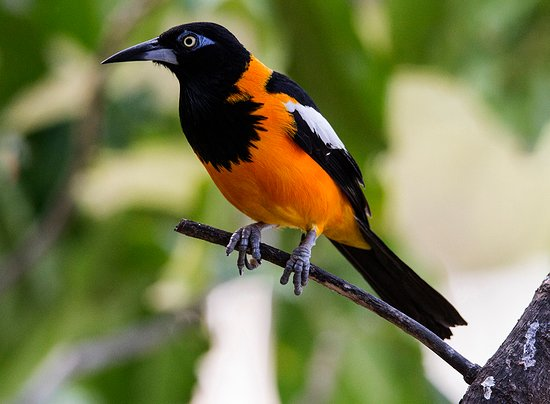
#> input picture data/images/troupial.jpg, 550 x 404 px
$ python translate.py
#> lines starting #> are read from the running program, lines starting #| are printed output that depends on the picture
"""_summary_

Translate images i.e. shift them right, left, top, bottom or the combination of the 2 in the 2D plane

Translation makes use of a concept called warping. Given a set of co-ordinates (x1,y1), warping maps them to new co-ordinates (x2, y2)
The matrix used for translation is somewhat like this:
		T = [[1, 0, shiftX],
		     [0, 1, shiftY]]

In the above 2x3 matrix, the shiftX and shiftY parameters control how the image is translated in the 2D plane
1. -ve shiftX values: translate an image to the left in the 2D plane
2. +ve shiftX values: translate an image to the right in the 2D plane
3. -ve shiftY values: translate an image to the top in the 2D plane
4. +ve shiftY values: translate an image to the bottom in the 2D plane

A combination of above moves images in top-left, top-right, bottom-left, bottom-right locations or simply linearly across all 4 directions
"""

__maintainer__ = "Nikunj Lad"

# importing relevant libraries
import cv2, argparse, sys
import numpy as np

# parse command-line arguments
ag = argparse.ArgumentParser()
ag.add_argument("-i", "--image", type=str, default="../../data/images/troupial.jpg", help="path to input image")
args = vars(ag.parse_args())

# read the input image
image = cv2.imread(args["image"])
#> image is the input picture: shape (404, 550, 3); mean B, G, R 80.5, 124.3, 121.3
cv2.imshow("original", image)

# create a translational matrix to translate image to 25 pixels on the right and 50 pixels to the top
M = np.float32([[1, 0, 25], [0, 1, -50]])
shifted = cv2.warpAffine(image, M, (image.shape[1], image.shape[0]))
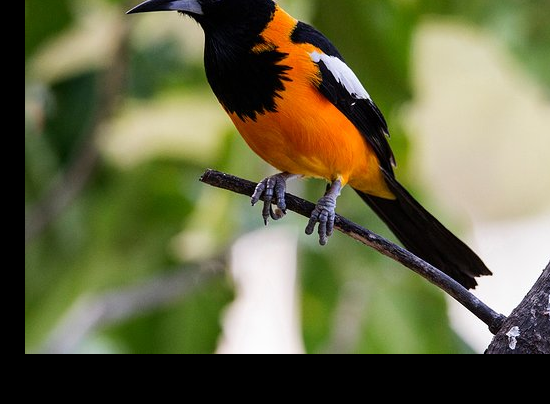
#> shifted: shape (404, 550, 3); mean B, G, R 70, 104.8, 104.3
cv2.imshow("Shifted to the top-right", shifted)

# create another translational matrix to translate to 50 pixels to left and 90 pixels to the bottom
M = np.float32([[1, 0, -50], [0, 1, 90]])
shifted = cv2.warpAffine(image, M, (image.shape[1], image.shape[0]))
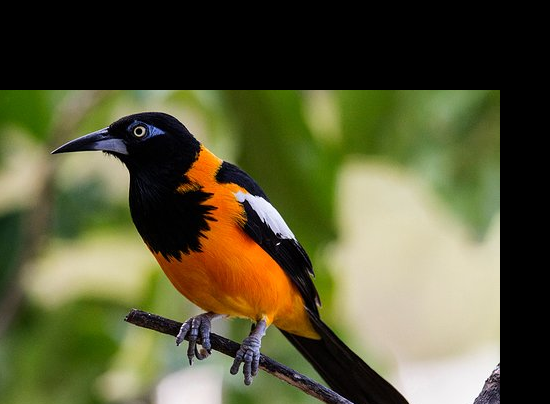
#> shifted: shape (404, 550, 3); mean B, G, R 55.1, 87.8, 88.3
cv2.imshow("Shifted to the bottom-left", shifted)
cv2.waitKey(0)
cv2.destroyAllWindows()
sys.exit(0)
#> (the program exits here)

$ run again, with data/images/andy.jpg copied over data/images/troupial.jpg
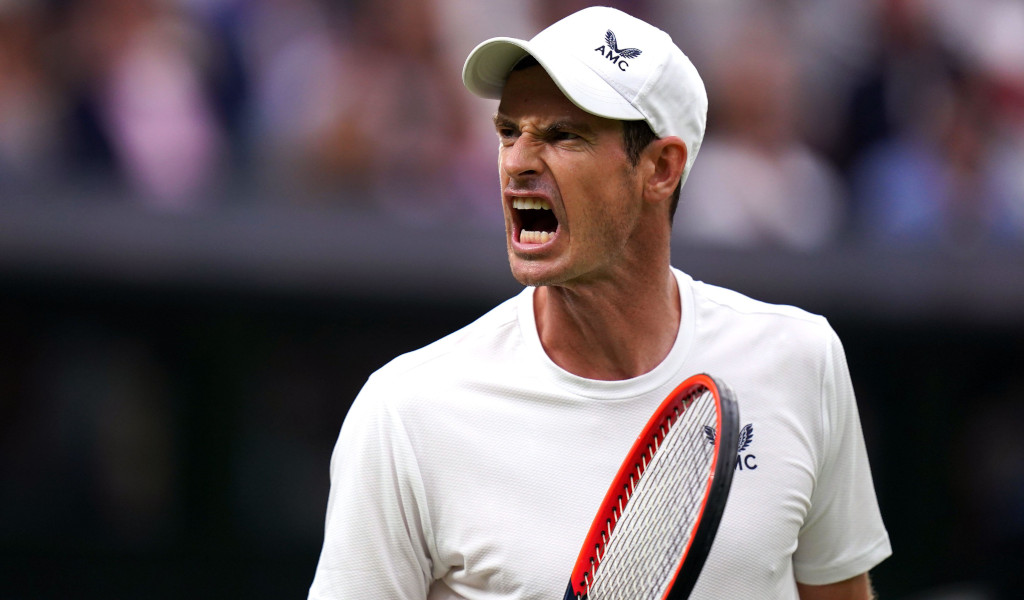
#> input picture data/images/andy.jpg, 1024 x 600 px
#> image is the input picture: shape (600, 1024, 3); mean B, G, R 98.2, 93, 103.6
#> `shifted = cv2.warpAffine(image, M, (image.shape[1], image.shape[0]))`:
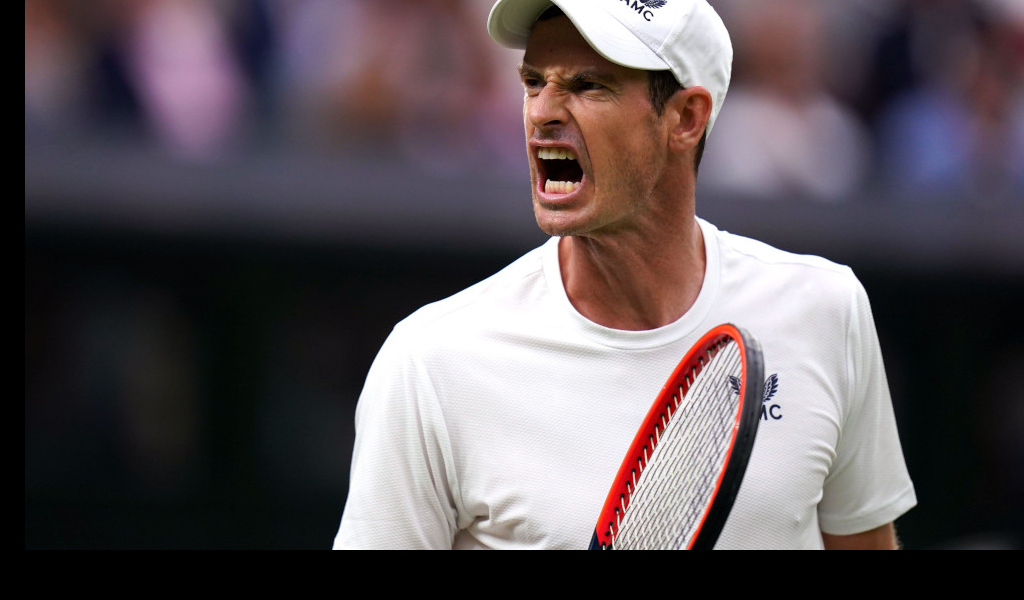
#> shifted: shape (600, 1024, 3); mean B, G, R 87.6, 83.4, 92.2
#> `shifted = cv2.warpAffine(image, M, (image.shape[1], image.shape[0]))`:
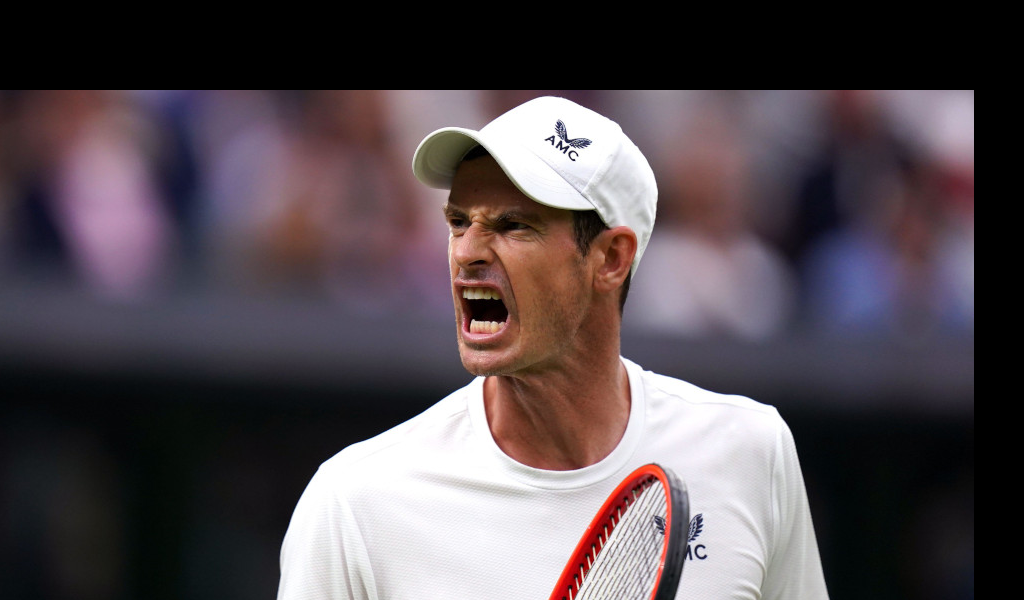
#> shifted: shape (600, 1024, 3); mean B, G, R 81, 76, 85.6

$ run again, with data/images/sunset.jpg copied over data/images/troupial.jpg
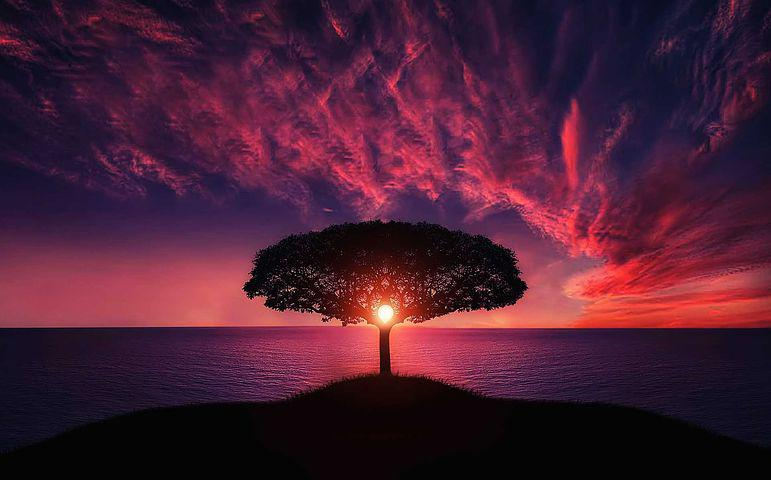
#> input picture data/images/sunset.jpg, 771 x 480 px
#> image is the input picture: shape (480, 771, 3); mean B, G, R 51.4, 30.4, 73.7
#> `shifted = cv2.warpAffine(image, M, (image.shape[1], image.shape[0]))`:
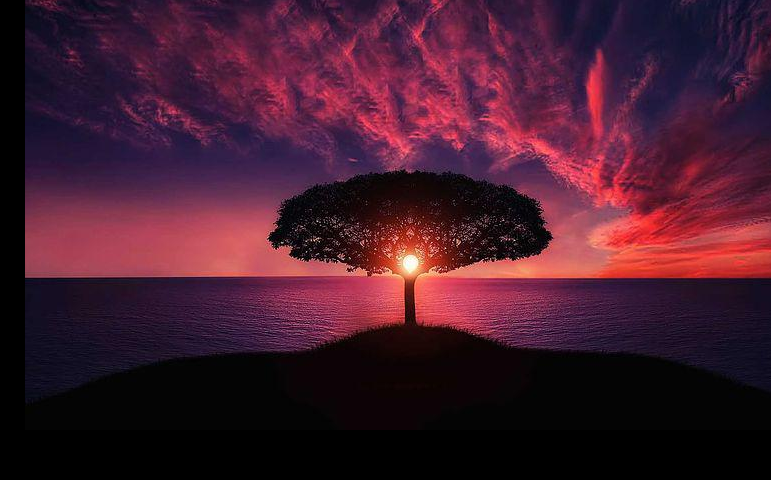
#> shifted: shape (480, 771, 3); mean B, G, R 45.4, 27.6, 68.1
#> `shifted = cv2.warpAffine(image, M, (image.shape[1], image.shape[0]))`:
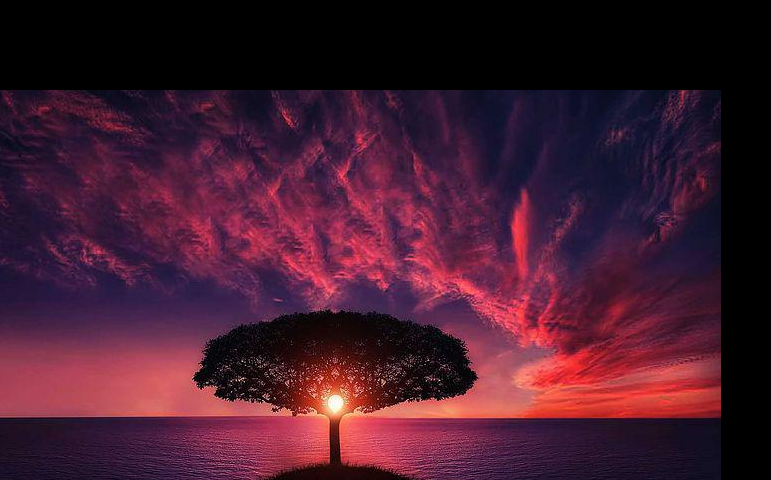
#> shifted: shape (480, 771, 3); mean B, G, R 46.5, 27.7, 68.6
